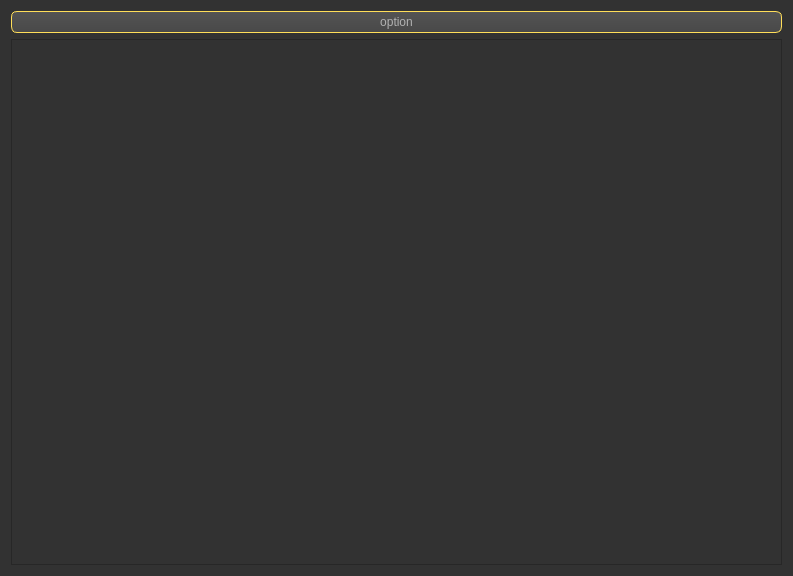
<?xml version="1.0" encoding="UTF-8"?>
<ui version="4.0">
 <class>Widget</class>
 <widget class="QWidget" name="Widget">
  <property name="geometry">
   <rect>
    <x>0</x>
    <y>0</y>
    <width>793</width>
    <height>576</height>
   </rect>
  </property>
  <property name="windowTitle">
   <string>Widget</string>
  </property>
  <property name="styleSheet">
   <string notr="true">QToolTip
{
     border: 1px solid black;
     background-color: #ffa02f;
     padding: 1px;
     border-radius: 3px;
     opacity: 100;
}

QWidget
{
    color: #b1b1b1;
    background-color: #323232;
}

QWidget:item:hover
{
    background-color: QLinearGradient( x1: 0, y1: 0, x2: 0, y2: 1, stop: 0 #ffa02f, stop: 1 #ca0619);
    color: #ffde59;
}

QWidget:item:selected
{
    background-color: QLinearGradient( x1: 0, y1: 0, x2: 0, y2: 1, stop: 0 #ffde59, stop: 1 #ffde59);
}

QMenuBar::item
{
    background: transparent;
}

QMenuBar::item:selected
{
    background: transparent;
    border: 1px solid #ffaa00;
}

QMenuBar::item:pressed
{
    background: #ffde59;
    border: 1px solid #000;
    background-color: QLinearGradient(
        x1:0, y1:0,
        x2:0, y2:1,
        stop:1 #212121,
        stop:0.4 #343434/*,
        stop:0.2 #343434,
        stop:0.1 #ffaa00*/
    );
    margin-bottom:-1px;
    padding-bottom:1px;
}

QMenu
{
    border: 1px solid #000;
}

QMenu::item
{
    padding: 2px 20px 2px 20px;
}

QMenu::item:selected
{
    color: #000000;
}

QWidget:disabled
{
    color: #404040;
    background-color: #323232;
}

QAbstractItemView
{
    background-color: QLinearGradient( x1: 0, y1: 0, x2: 0, y2: 1, stop: 0 #4d4d4d, stop: 0.1 #646464, stop: 1 #5d5d5d);
}

QWidget:focus
{
    /*border: 2px solid QLinearGradient( x1: 0, y1: 0, x2: 0, y2: 1, stop: 0 #ffa02f, stop: 1 #d7801a);*/
}

QLineEdit
{
    background-color: QLinearGradient( x1: 0, y1: 0, x2: 0, y2: 1, stop: 0 #4d4d4d, stop: 0 #646464, stop: 1 #5d5d5d);
    padding: 1px;
    border-style: solid;
    border: 1px solid #1e1e1e;
    border-radius: 5;
}

QPushButton
{
    color: #b1b1b1;
    background-color: QLinearGradient( x1: 0, y1: 0, x2: 0, y2: 1, stop: 0 #565656, stop: 0.1 #525252, stop: 0.5 #4e4e4e, stop: 0.9 #4a4a4a, stop: 1 #464646);
    border-width: 1px;
    border-color: #ffde59;
    border-style: solid;
    border-radius: 6;
    padding: 3px;
    font-size: 12px;
    padding-left: 5px;
    padding-right: 5px;
}

QPushButton:pressed
{
    background-color: QLinearGradient( x1: 0, y1: 0, x2: 0, y2: 1, stop: 0 #2d2d2d, stop: 0.1 #2b2b2b, stop: 0.5 #292929, stop: 0.9 #282828, stop: 1 #252525);
}

QComboBox
{
    selection-background-color: #ffaa00;
    background-color: QLinearGradient( x1: 0, y1: 0, x2: 0, y2: 1, stop: 0 #565656, stop: 0.1 #525252, stop: 0.5 #4e4e4e, stop: 0.9 #4a4a4a, stop: 1 #464646);
    border-style: solid;
    border: 1px solid #1e1e1e;
    border-radius: 5;
}

QComboBox:hover,QPushButton:hover
{
    border: 2px solid QLinearGradient( x1: 0, y1: 0, x2: 0, y2: 1, stop: 0 #ffa02f, stop: 1 #d7801a);
}


QComboBox:on
{
    padding-top: 3px;
    padding-left: 4px;
    background-color: QLinearGradient( x1: 0, y1: 0, x2: 0, y2: 1, stop: 0 #2d2d2d, stop: 0.1 #2b2b2b, stop: 0.5 #292929, stop: 0.9 #282828, stop: 1 #252525);
    selection-background-color: #ffaa00;
}

QComboBox QAbstractItemView
{
    border: 2px solid darkgray;
    selection-background-color: QLinearGradient( x1: 0, y1: 0, x2: 0, y2: 1, stop: 0 #ffa02f, stop: 1 #d7801a);
}

QComboBox::drop-down
{
     subcontrol-origin: padding;
     subcontrol-position: top right;
     width: 15px;

     border-left-width: 0px;
     border-left-color: darkgray;
     border-left-style: solid; /* just a single line */
     border-top-right-radius: 3px; /* same radius as the QComboBox */
     border-bottom-right-radius: 3px;
 }

QComboBox::down-arrow
{
     image: url(:/down_arrow.png);
}

QGroupBox:focus
{
border: 2px solid QLinearGradient( x1: 0, y1: 0, x2: 0, y2: 1, stop: 0 #ffa02f, stop: 1 #d7801a);
}

QTextEdit:focus
{
    border: 2px solid QLinearGradient( x1: 0, y1: 0, x2: 0, y2: 1, stop: 0 #ffa02f, stop: 1 #d7801a);
}

QScrollBar:horizontal {
     border: 1px solid #222222;
     background: QLinearGradient( x1: 0, y1: 0, x2: 0, y2: 1, stop: 0.0 #ffde59, stop: 0.2 #ffde59, stop: 1 #ffde59);
     height: 7px;
     margin: 0px 16px 0 16px;
}

QScrollBar::handle:horizontal
{
      background: QLinearGradient( x1: 0, y1: 0, x2: 1, y2: 0, stop: 0 #ffde59, stop: 0.5 #ffde59, stop: 1 #ffde59);
      min-height: 20px;
      border-radius: 2px;
}

QScrollBar::add-line:horizontal {
      border: 1px solid #1b1b19;
      border-radius: 2px;
      background: QLinearGradient( x1: 0, y1: 0, x2: 1, y2: 0, stop: 0 #ffde59, stop: 1 #ffde59);
      width: 14px;
      subcontrol-position: right;
      subcontrol-origin: margin;
}

QScrollBar::sub-line:horizontal {
      border: 1px solid #1b1b19;
      border-radius: 2px;
      background: QLinearGradient( x1: 0, y1: 0, x2: 1, y2: 0, stop: 0 #ffa02f, stop: 1 #d7801a);
      width: 14px;
     subcontrol-position: left;
     subcontrol-origin: margin;
}

QScrollBar::right-arrow:horizontal, QScrollBar::left-arrow:horizontal
{
      border: 1px solid black;
      width: 1px;
      height: 1px;
      background: white;
}

QScrollBar::add-page:horizontal, QScrollBar::sub-page:horizontal
{
      background: none;
}

QScrollBar:vertical
{
      background: QLinearGradient( x1: 0, y1: 0, x2: 1, y2: 0, stop: 0.0 #ffde59, stop: 0.2 #282828, stop: 1 #484848);
      width: 7px;
      margin: 16px 0 16px 0;
      border: 1px solid #222222;
}

QScrollBar::handle:vertical
{
      background: QLinearGradient( x1: 0, y1: 0, x2: 0, y2: 1, stop: 0 #ffde59, stop: 0.5 #d7801a, stop: 1 #ffde59);
      min-height: 20px;
      border-radius: 2px;
}

QScrollBar::add-line:vertical
{
      border: 1px solid #1b1b19;
      border-radius: 2px;
      background: QLinearGradient( x1: 0, y1: 0, x2: 0, y2: 1, stop: 0 #ffde59, stop: 1 #ffde59);
      height: 14px;
      subcontrol-position: bottom;
      subcontrol-origin: margin;
}

QScrollBar::sub-line:vertical
{
      border: 1px solid #1b1b19;
      border-radius: 2px;
      background: QLinearGradient( x1: 0, y1: 0, x2: 0, y2: 1, stop: 0 #ffde59, stop: 1 #ffde59);
      height: 14px;
      subcontrol-position: top;
      subcontrol-origin: margin;
}

QScrollBar::up-arrow:vertical, QScrollBar::down-arrow:vertical
{
      border: 1px solid black;
      width: 1px;
      height: 1px;
      background: white;
}


QScrollBar::add-page:vertical, QScrollBar::sub-page:vertical
{
      background: none;
}

QTextEdit
{
    background-color: #242424;
}

QPlainTextEdit
{
    background-color: #242424;
}

QHeaderView::section
{
    background-color: QLinearGradient(x1:0, y1:0, x2:0, y2:1, stop:0 #616161, stop: 0.5 #505050, stop: 0.6 #434343, stop:1 #656565);
    color: white;
    padding-left: 4px;
    border: 1px solid #6c6c6c;
}

QCheckBox:disabled
{
color: #414141;
}

QDockWidget::title
{
    text-align: center;
    spacing: 3px; /* spacing between items in the tool bar */
    background-color: QLinearGradient(x1:0, y1:0, x2:0, y2:1, stop:0 #323232, stop: 0.5 #242424, stop:1 #323232);
}

QDockWidget::close-button, QDockWidget::float-button
{
    text-align: center;
    spacing: 1px; /* spacing between items in the tool bar */
    background-color: QLinearGradient(x1:0, y1:0, x2:0, y2:1, stop:0 #323232, stop: 0.5 #242424, stop:1 #323232);
}

QDockWidget::close-button:hover, QDockWidget::float-button:hover
{
    background: #242424;
}

QDockWidget::close-button:pressed, QDockWidget::float-button:pressed
{
    padding: 1px -1px -1px 1px;
}

QMainWindow::separator
{
    background-color: QLinearGradient(x1:0, y1:0, x2:0, y2:1, stop:0 #161616, stop: 0.5 #151515, stop: 0.6 #212121, stop:1 #343434);
    color: white;
    padding-left: 4px;
    border: 1px solid #4c4c4c;
    spacing: 3px; /* spacing between items in the tool bar */
}

QMainWindow::separator:hover
{

    background-color: QLinearGradient(x1:0, y1:0, x2:0, y2:1, stop:0 #d7801a, stop:0.5 #b56c17 stop:1 #ffa02f);
    color: white;
    padding-left: 4px;
    border: 1px solid #6c6c6c;
    spacing: 3px; /* spacing between items in the tool bar */
}

QToolBar::handle
{
     spacing: 3px; /* spacing between items in the tool bar */
     background: url(:/images/handle.png);
}

QMenu::separator
{
    height: 2px;
    background-color: QLinearGradient(x1:0, y1:0, x2:0, y2:1, stop:0 #161616, stop: 0.5 #151515, stop: 0.6 #212121, stop:1 #343434);
    color: white;
    padding-left: 4px;
    margin-left: 10px;
    margin-right: 5px;
}

QProgressBar
{
    border: 2px solid grey;
    border-radius: 5px;
    text-align: center;
}

QProgressBar::chunk
{
    background-color: #ffde59;
    width: 2.15px;
    margin: 0.5px;
}

QTabBar::tab {
    color: #ffde59;
    border: 1px solid #444;
    border-bottom-style: none;
    background-color: #323232;
    padding-left: 10px;
    padding-right: 10px;
    padding-top: 3px;
    padding-bottom: 2px;
    margin-right: -1px;
}

QTabWidget::pane {
    border: 1px solid #444;
    top: 1px;
}

QTabBar::tab:last
{
    margin-right: 0; /* the last selected tab has nothing to overlap with on the right */
    border-top-right-radius: 3px;
}

QTabBar::tab:first:!selected
{
 margin-left: 0px; /* the last selected tab has nothing to overlap with on the right */


    border-top-left-radius: 3px;
}

QTabBar::tab:!selected
{
    color: #b1b1b1;
    border-bottom-style: solid;
    margin-top: 3px;
    background-color: QLinearGradient(x1:0, y1:0, x2:0, y2:1, stop:1 #212121, stop:.4 #343434);
}

QTabBar::tab:selected
{
    border-top-left-radius: 3px;
    border-top-right-radius: 3px;
    margin-bottom: 0px;
}

QTabBar::tab:!selected:hover
{
    /*border-top: 2px solid #ffaa00;
    padding-bottom: 3px;*/
    border-top-left-radius: 3px;
    border-top-right-radius: 3px;
    background-color: QLinearGradient(x1:0, y1:0, x2:0, y2:1, stop:1 #212121, stop:0.4 #343434, stop:0.2 #343434, stop:0.1 #ffaa00);
}

QRadioButton::indicator:checked, QRadioButton::indicator:unchecked{
    color: #b1b1b1;
    background-color: #323232;
    border: 1px solid #b1b1b1;
    border-radius: 6px;
}

QRadioButton::indicator:checked
{
    background-color: qradialgradient(
        cx: 0.5, cy: 0.5,
        fx: 0.5, fy: 0.5,
        radius: 1.0,
        stop: 0.25 #ffaa00,
        stop: 0.3 #323232
    );
}

QCheckBox::indicator{
    color: #b1b1b1;
    background-color: #323232;
    border: 1px solid #b1b1b1;
    width: 9px;
    height: 9px;
}

QRadioButton::indicator
{
    border-radius: 6px;
}

QRadioButton::indicator:hover, QCheckBox::indicator:hover
{
    border: 1px solid #ffaa00;
}

QCheckBox::indicator:checked
{
    image:url(:/images/checkbox.png);
}

QCheckBox::indicator:disabled, QRadioButton::indicator:disabled
{
    border: 1px solid #444;
}</string>
  </property>
  <layout class="QVBoxLayout" name="verticalLayout">
   <item>
    <widget class="QPushButton" name="option_pushButton">
     <property name="text">
      <string>option</string>
     </property>
    </widget>
   </item>
   <item>
    <widget class="QScrollArea" name="scrollArea">
     <property name="widgetResizable">
      <bool>true</bool>
     </property>
     <widget class="QWidget" name="scrollAreaWidgetContents">
      <property name="geometry">
       <rect>
        <x>0</x>
        <y>0</y>
        <width>773</width>
        <height>527</height>
       </rect>
      </property>
     </widget>
    </widget>
   </item>
  </layout>
 </widget>
 <resources/>
 <connections/>
</ui>
